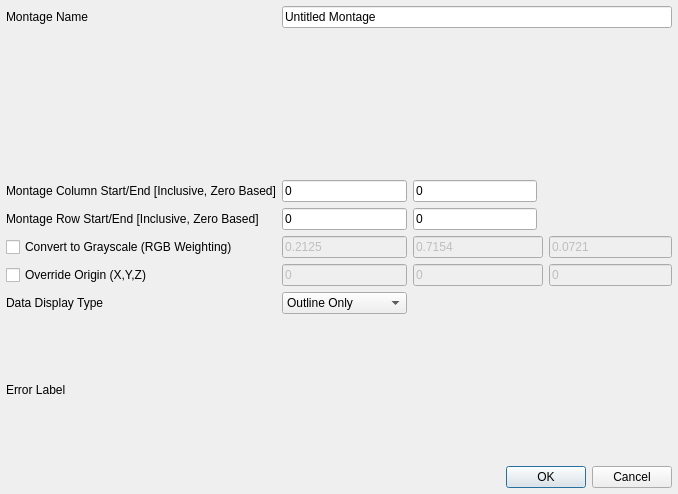
<?xml version="1.0" encoding="UTF-8"?>
<ui version="4.0">
 <class>ImportZeissZenMontageDialog</class>
 <widget class="QDialog" name="ImportZeissZenMontageDialog">
  <property name="geometry">
   <rect>
    <x>0</x>
    <y>0</y>
    <width>678</width>
    <height>494</height>
   </rect>
  </property>
  <property name="windowTitle">
   <string>Import Zeiss Zen Montage</string>
  </property>
  <layout class="QGridLayout" name="gridLayout">
   <property name="leftMargin">
    <number>6</number>
   </property>
   <property name="topMargin">
    <number>6</number>
   </property>
   <property name="rightMargin">
    <number>6</number>
   </property>
   <property name="bottomMargin">
    <number>6</number>
   </property>
   <item row="2" column="2">
    <widget class="QLineEdit" name="colEnd">
     <property name="text">
      <string>0</string>
     </property>
    </widget>
   </item>
   <item row="2" column="0">
    <widget class="QLabel" name="label">
     <property name="text">
      <string>Montage Column Start/End [Inclusive, Zero Based]</string>
     </property>
    </widget>
   </item>
   <item row="4" column="0">
    <widget class="QCheckBox" name="convertGrayscaleCB">
     <property name="text">
      <string>Convert to Grayscale (RGB Weighting)</string>
     </property>
    </widget>
   </item>
   <item row="6" column="0">
    <widget class="QLabel" name="label_7">
     <property name="text">
      <string>Data Display Type</string>
     </property>
    </widget>
   </item>
   <item row="0" column="0">
    <widget class="QLabel" name="label_17">
     <property name="text">
      <string>Montage Name</string>
     </property>
    </widget>
   </item>
   <item row="4" column="2" colspan="2">
    <widget class="QLineEdit" name="colorWeightingG">
     <property name="enabled">
      <bool>false</bool>
     </property>
     <property name="minimumSize">
      <size>
       <width>56</width>
       <height>21</height>
      </size>
     </property>
     <property name="text">
      <string>0.7154</string>
     </property>
    </widget>
   </item>
   <item row="3" column="1">
    <widget class="QLineEdit" name="rowStart">
     <property name="text">
      <string>0</string>
     </property>
    </widget>
   </item>
   <item row="3" column="0">
    <widget class="QLabel" name="label_2">
     <property name="text">
      <string>Montage Row Start/End [Inclusive, Zero Based]</string>
     </property>
    </widget>
   </item>
   <item row="0" column="1" colspan="4">
    <widget class="QLineEdit" name="montageNameLE">
     <property name="text">
      <string>Untitled Montage</string>
     </property>
    </widget>
   </item>
   <item row="5" column="4">
    <widget class="QLineEdit" name="originZ">
     <property name="enabled">
      <bool>false</bool>
     </property>
     <property name="minimumSize">
      <size>
       <width>56</width>
       <height>21</height>
      </size>
     </property>
     <property name="text">
      <string>0</string>
     </property>
    </widget>
   </item>
   <item row="2" column="1">
    <widget class="QLineEdit" name="colStart">
     <property name="text">
      <string>0</string>
     </property>
    </widget>
   </item>
   <item row="5" column="2" colspan="2">
    <widget class="QLineEdit" name="originY">
     <property name="enabled">
      <bool>false</bool>
     </property>
     <property name="minimumSize">
      <size>
       <width>56</width>
       <height>21</height>
      </size>
     </property>
     <property name="text">
      <string>0</string>
     </property>
    </widget>
   </item>
   <item row="6" column="1">
    <widget class="QComboBox" name="dataDisplayTypeCB">
     <item>
      <property name="text">
       <string>Outline Only</string>
      </property>
     </item>
     <item>
      <property name="text">
       <string>Individual Tiles</string>
      </property>
     </item>
     <item>
      <property name="text">
       <string>Stitched Montage</string>
      </property>
     </item>
    </widget>
   </item>
   <item row="3" column="2">
    <widget class="QLineEdit" name="rowEnd">
     <property name="text">
      <string>0</string>
     </property>
    </widget>
   </item>
   <item row="8" column="0" colspan="5">
    <widget class="QDialogButtonBox" name="buttonBox">
     <property name="orientation">
      <enum>Qt::Horizontal</enum>
     </property>
     <property name="standardButtons">
      <set>QDialogButtonBox::Cancel|QDialogButtonBox::Ok</set>
     </property>
    </widget>
   </item>
   <item row="5" column="1">
    <widget class="QLineEdit" name="originX">
     <property name="enabled">
      <bool>false</bool>
     </property>
     <property name="minimumSize">
      <size>
       <width>56</width>
       <height>21</height>
      </size>
     </property>
     <property name="text">
      <string>0</string>
     </property>
    </widget>
   </item>
   <item row="4" column="4">
    <widget class="QLineEdit" name="colorWeightingB">
     <property name="enabled">
      <bool>false</bool>
     </property>
     <property name="minimumSize">
      <size>
       <width>56</width>
       <height>21</height>
      </size>
     </property>
     <property name="text">
      <string>0.0721</string>
     </property>
    </widget>
   </item>
   <item row="1" column="0" colspan="5">
    <widget class="ZeissZenListWidget" name="zeissListWidget" native="true"/>
   </item>
   <item row="5" column="0">
    <widget class="QCheckBox" name="changeOriginCB">
     <property name="text">
      <string>Override Origin (X,Y,Z)</string>
     </property>
    </widget>
   </item>
   <item row="4" column="1">
    <widget class="QLineEdit" name="colorWeightingR">
     <property name="enabled">
      <bool>false</bool>
     </property>
     <property name="minimumSize">
      <size>
       <width>56</width>
       <height>21</height>
      </size>
     </property>
     <property name="text">
      <string>0.2125</string>
     </property>
    </widget>
   </item>
   <item row="7" column="0" colspan="5">
    <widget class="QLabel" name="errLabel">
     <property name="text">
      <string>Error Label</string>
     </property>
    </widget>
   </item>
  </layout>
 </widget>
 <customwidgets>
  <customwidget>
   <class>ZeissZenListWidget</class>
   <extends>QWidget</extends>
   <header>ZeissZenListWidget.h</header>
   <container>1</container>
  </customwidget>
 </customwidgets>
 <resources/>
 <connections>
  <connection>
   <sender>buttonBox</sender>
   <signal>accepted()</signal>
   <receiver>ImportZeissZenMontageDialog</receiver>
   <slot>accept()</slot>
   <hints>
    <hint type="sourcelabel">
     <x>248</x>
     <y>254</y>
    </hint>
    <hint type="destinationlabel">
     <x>157</x>
     <y>274</y>
    </hint>
   </hints>
  </connection>
  <connection>
   <sender>buttonBox</sender>
   <signal>rejected()</signal>
   <receiver>ImportZeissZenMontageDialog</receiver>
   <slot>reject()</slot>
   <hints>
    <hint type="sourcelabel">
     <x>316</x>
     <y>260</y>
    </hint>
    <hint type="destinationlabel">
     <x>286</x>
     <y>274</y>
    </hint>
   </hints>
  </connection>
 </connections>
</ui>
